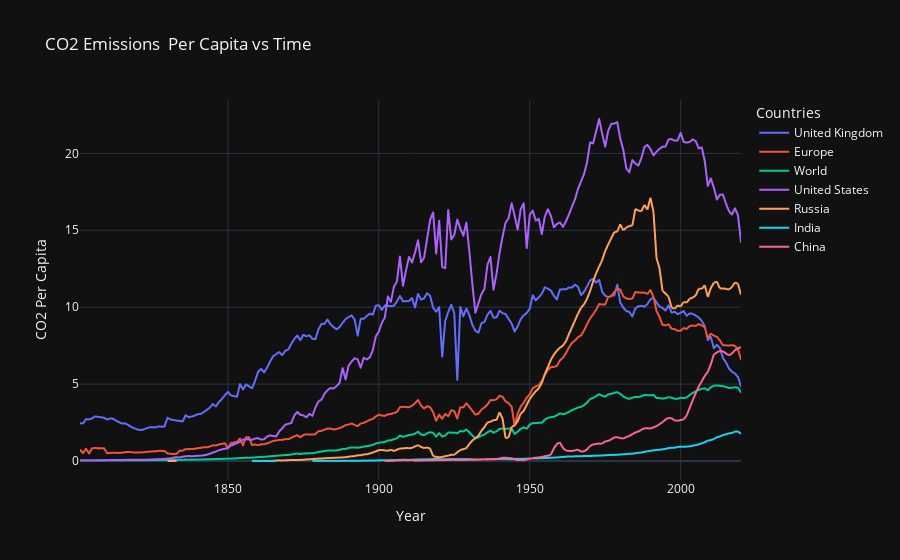

The notebook cell this image was saved under:
### Code cell
time_df = co2_df[co2_df['country'].isin(['United Kingdom', 'United States', 'China', 'India', 'Russia', 'World'])]


time_df = time_df[['co2_per_capita', 'year', 'country']]

#Add Europe
europe_data = co2_df[co2_df['country'] == 'Europe'][['co2_per_capita', 'year', 'country']]
time_df = pd.concat([time_df, europe_data])

time_df = time_df.sort_values("year")
time_df = time_df[time_df['year'] > 1800]


fig = px.line(time_df, x='year', y = 'co2_per_capita', color='country', title='CO2 Emissions  Per Capita vs Time')
fig.update_layout(xaxis_title="Year", template="plotly_dark",yaxis_title="CO2 Per Capita", legend_title='Countries')
fig.show()

### Figure 1 — Plotly figure (JSON) as saved in the notebook; plotly's stock layout.template omitted (floating-point values rounded to 4 significant figures; data arrays with more than 128 entries replaced by an {"elided": "..."} marker saying what was removed)
{"data": [{"hovertemplate": "country=United Kingdom<br>year=%{x}<br>co2_per_capita=%{y}<extra></extra>", "legendgroup": "United Kingdom", "line": {"color": "#636efa", "dash": "solid"}, "marker": {"symbol": "circle"}, "mode": "lines", "name": "United Kingdom", "showlegend": true, "type": "scattergl", "x": {"elided": "220 int values"}, "xaxis": "x", "y": {"elided": "220 float values"}, "yaxis": "y"}, {"hovertemplate": "country=Europe<br>year=%{x}<br>co2_per_capita=%{y}<extra></extra>", "legendgroup": "Europe", "line": {"color": "#EF553B", "dash": "solid"}, "marker": {"symbol": "circle"}, "mode": "lines", "name": "Europe", "showlegend": true, "type": "scattergl", "x": {"elided": "220 int values"}, "xaxis": "x", "y": {"elided": "220 float values"}, "yaxis": "y"}, {"hovertemplate": "country=World<br>year=%{x}<br>co2_per_capita=%{y}<extra></extra>", "legendgroup": "World", "line": {"color": "#00cc96", "dash": "solid"}, "marker": {"symbol": "circle"}, "mode": "lines", "name": "World", "showlegend": true, "type": "scattergl", "x": {"elided": "220 int values"}, "xaxis": "x", "y": {"elided": "220 float values"}, "yaxis": "y"}, {"hovertemplate": "country=United States<br>year=%{x}<br>co2_per_capita=%{y}<extra></extra>", "legendgroup": "United States", "line": {"color": "#ab63fa", "dash": "solid"}, "marker": {"symbol": "circle"}, "mode": "lines", "name": "United States", "showlegend": true, "type": "scattergl", "x": {"elided": "220 int values"}, "xaxis": "x", "y": {"elided": "220 float values"}, "yaxis": "y"}, {"hovertemplate": "country=Russia<br>year=%{x}<br>co2_per_capita=%{y}<extra></extra>", "legendgroup": "Russia", "line": {"color": "#FFA15A", "dash": "solid"}, "marker": {"symbol": "circle"}, "mode": "lines", "name": "Russia", "showlegend": true, "type": "scattergl", "x": {"elided": "191 int values"}, "xaxis": "x", "y": {"elided": "191 float values"}, "yaxis": "y"}, {"hovertemplate": "country=India<br>year=%{x}<br>co2_per_capita=%{y}<extra></extra>", "legendgroup": "India", "line": {"color": "#19d3f3", "dash": "solid"}, "marker": {"symbol": "circle"}, "mode": "lines", "name": "India", "showlegend": true, "type": "scattergl", "x": {"elided": "163 int values"}, "xaxis": "x", "y": {"elided": "163 float values"}, "yaxis": "y"}, {"hovertemplate": "country=China<br>year=%{x}<br>co2_per_capita=%{y}<extra></extra>", "legendgroup": "China", "line": {"color": "#FF6692", "dash": "solid"}, "marker": {"symbol": "circle"}, "mode": "lines", "name": "China", "showlegend": true, "type": "scattergl", "x": [1899, 1900, 1901, 1902, 1903, 1904, 1905, 1906, 1907, 1908, 1909, 1910, 1911, 1912, 1913, 1914, 1915, 1916, 1917, 1918, 1919, 1920, 1921, 1922, 1923, 1924, 1925, 1926, 1927, 1928, 1929, 1930, 1931, 1932, 1933, 1934, 1935, 1936, 1937, 1938, 1939, 1940, 1941, 1942, 1943, 1944, 1945, 1946, 1947, 1948, 1949, 1950, 1951, 1952, 1953, 1954, 1955, 1956, 1957, 1958, 1959, 1960, 1961, 1962, 1963, 1964, 1965, 1966, 1967, 1968, 1969, 1970, 1971, 1972, 1973, 1974, 1975, 1976, 1977, 1978, 1979, 1980, 1981, 1982, 1983, 1984, 1985, 1986, 1987, 1988, 1989, 1990, 1991, 1992, 1993, 1994, 1995, 1996, 1997, 1998, 1999, 2000, 2001, 2002, 2003, 2004, 2005, 2006, 2007, 2008, 2009, 2010, 2011, 2012, 2013, 2014, 2015, 2016, 2017, 2018, 2019, 2020], "xaxis": "x", "y": [0, null, null, 0, 0.005, 0.005, 0.006, 0.041, 0.04, 0.054, 0.049, 0.044, 0.065, 0.022, 0.024, 0.034, 0.036, 0.04, 0.043, 0.045, 0.052, 0.057, 0.053, 0.056, 0.067, 0.073, 0.069, 0.061, 0.069, 0.07, 0.073, 0.077, 0.081, 0.078, 0.084, 0.098, 0.114, 0.128, 0.118, 0.107, 0.13, 0.165, 0.205, 0.216, 0.184, 0.184, 0.094, 0.058, 0.062, 0.044, 0.108, 0.142, 0.179, 0.22, 0.226, 0.267, 0.311, 0.347, 0.406, 0.819, 1.108, 1.21, 0.85, 0.674, 0.658, 0.65, 0.691, 0.74, 0.604, 0.632, 0.754, 0.976, 1.071, 1.114, 1.134, 1.132, 1.277, 1.301, 1.4, 1.536, 1.547, 1.494, 1.456, 1.563, 1.625, 1.743, 1.858, 1.922, 2.023, 2.132, 2.127, 2.111, 2.185, 2.263, 2.397, 2.52, 2.706, 2.799, 2.781, 2.642, 2.614, 2.665, 2.706, 2.962, 3.456, 3.948, 4.416, 4.848, 5.185, 5.539, 5.794, 6.295, 6.922, 7.062, 7.151, 7.135, 7, 6.874, 6.981, 7.208, 7.316, 7.412], "yaxis": "y"}], "layout": {"legend": {"title": {"text": "Countries"}, "tracegroupgap": 0}, "title": {"text": "CO2 Emissions  Per Capita vs Time"}, "xaxis": {"anchor": "y", "domain": [0, 1], "title": {"text": "Year"}}, "yaxis": {"anchor": "x", "domain": [0, 1], "title": {"text": "CO2 Per Capita"}}}}
